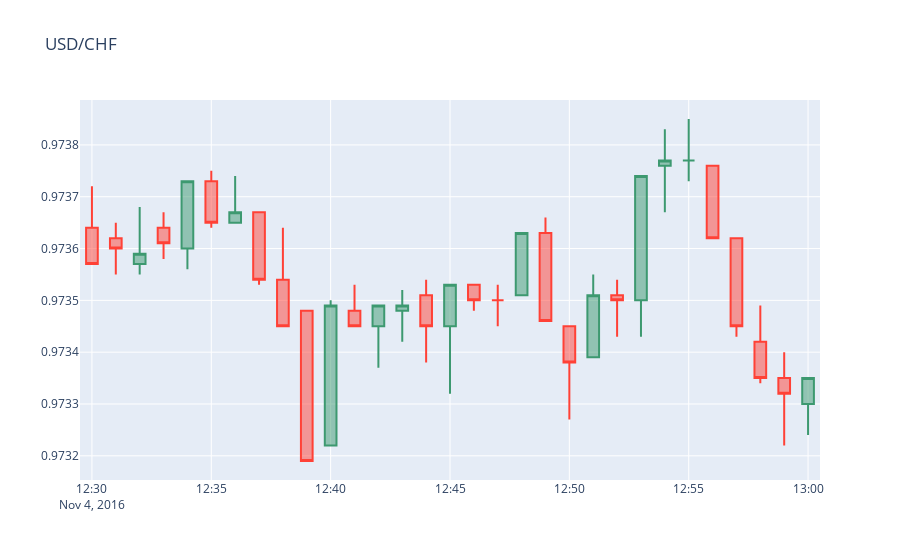

The notebook cell saved with this chart:
### Markdown cell above
### <font color= #6B6B6B>Visual Validation #3 </font>

### Code cell
vs.candle_stick_plot(mn.escenario3)
